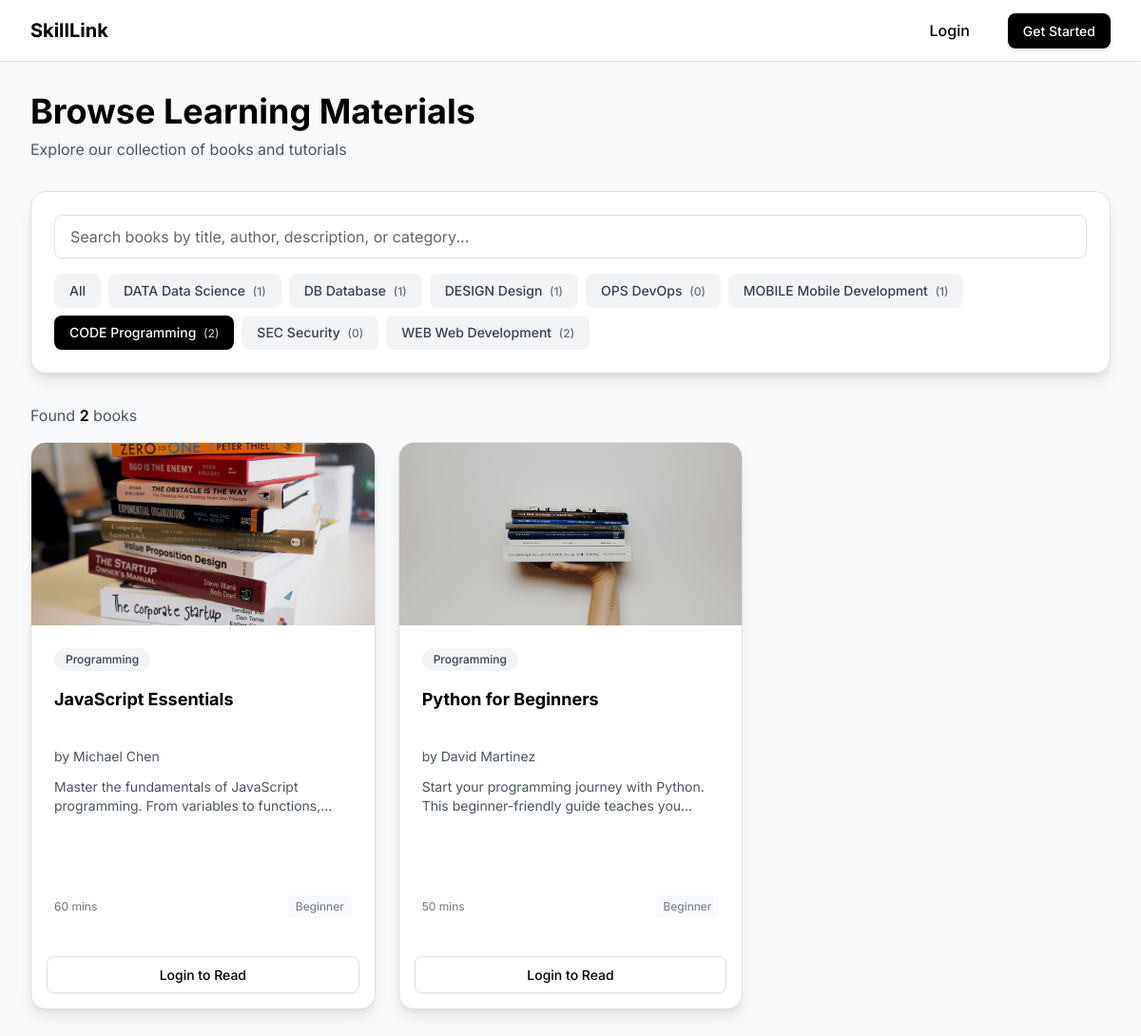
/books.php?category=2, run on the app's committed database.
### tables this page shows
CREATE TABLE IF NOT EXISTS categories (
    id INT AUTO_INCREMENT PRIMARY KEY,
    name VARCHAR(100) NOT NULL UNIQUE,
    slug VARCHAR(100) NOT NULL UNIQUE,
    description TEXT,
    icon VARCHAR(50) DEFAULT 'book',
    created_at TIMESTAMP DEFAULT CURRENT_TIMESTAMP,
    INDEX idx_slug (slug)
);

CREATE TABLE IF NOT EXISTS books (
    id INT AUTO_INCREMENT PRIMARY KEY,
    title VARCHAR(255) NOT NULL,
    description TEXT,
    content LONGTEXT,
    author VARCHAR(100),
    category_id INT,
    cover_image VARCHAR(255) DEFAULT NULL,
    difficulty_level ENUM('beginner', 'intermediate', 'advanced') DEFAULT 'beginner',
    estimated_duration INT DEFAULT 30 COMMENT 'Estimated reading time in minutes',
    is_featured BOOLEAN DEFAULT FALSE,
    views_count INT DEFAULT 0,
    created_at TIMESTAMP DEFAULT CURRENT_TIMESTAMP,
    updated_at TIMESTAMP DEFAULT CURRENT_TIMESTAMP ON UPDATE CURRENT_TIMESTAMP,
    FOREIGN KEY (category_id) REFERENCES categories(id) ON DELETE SET NULL,
    INDEX idx_category (category_id),
    INDEX idx_difficulty (difficulty_level),
    INDEX idx_featured (is_featured),
    INDEX idx_created (created_at)
);

### src/controllers/BookController.php (called while the page is built, shortened)
<?php
require_once __DIR__ . '/../models/Book.php';
require_once __DIR__ . '/../models/Category.php';
class BookController
{
    private $bookModel;
    private $categoryModel;
    public function __construct($pdo) {
        $this->bookModel = new Book($pdo);
        $this->categoryModel = new Category($pdo);
    }
    public function getAllBooks($categoryId = null, $limit = null, $offset = 0) {
        if ($categoryId) {
            return $this->bookModel->getByCategory($categoryId, $limit, $offset);
        }
        return $this->bookModel->getAll($limit, $offset);
    }
    public function getCategories() {
        return $this->categoryModel->getBooksCount();
    }
}

### src/models/Category.php (called while the page is built, shortened)
<?php
class Category
{
    private $pdo;
    public function __construct($pdo) {
        $this->pdo = $pdo;
    }
    public function getBooksCount($categoryId = null) {
        if ($categoryId) {
            $sql = "SELECT COUNT(*) as count FROM books WHERE category_id = :category_id";
            $stmt = $this->pdo->prepare($sql);
            $stmt->execute([':category_id' => $categoryId]);
            $result = $stmt->fetch();
            return $result['count'];
        } else {
            $sql = "SELECT c.id, c.name, c.slug, c.icon, COUNT(b.id) as books_count
                    FROM categories c
                    LEFT JOIN books b ON c.id = b.category_id
                    GROUP BY c.id
                    ORDER BY c.name ASC";
            $stmt = $this->pdo->query($sql);
            return $stmt->fetchAll();
        }
    }
}

### src/models/Book.php (called while the page is built, shortened)
<?php
class Book
{
    private $pdo;
    public function __construct($pdo) {
        $this->pdo = $pdo;
    }
    public function getByCategory($categoryId, $limit = null) {
        $sql = "SELECT b.*, c.name as category_name, c.slug as category_slug
                FROM books b
                LEFT JOIN categories c ON b.category_id = c.id
                WHERE b.category_id = :category_id
                ORDER BY b.created_at DESC";
        $stmt = $this->pdo->prepare($sql);
        $stmt->bindValue(':category_id', $categoryId, PDO::PARAM_INT);
        $stmt->execute();
        return $stmt->fetchAll();
    }
}

### public/books.php (the view, shortened to what this page needs)
<?php
require_once '../src/config/database.php';
require_once '../src/controllers/BookController.php';
require_once '../src/controllers/BookmarkController.php';
$bookController = new BookController($pdo);
$userId = isset($_SESSION['user_id']) ? $_SESSION['user_id'] : null;
$categoryId = isset($_GET['category']) ? intval($_GET['category']) : null;
$books = $bookController->getAllBooks($categoryId);
$categories = $bookController->getCategories();
$userProgressMap = [];
require_once '../src/includes/header.php';
?>
<link rel="stylesheet" href="assets/css/library.css">
<div class="min-h-screen bg-gray-50 py-8">
    <div class="container-custom">
        <div class="mb-8 animate-fade-in">
            <h1 class="text-4xl font-bold text-black mb-2">Browse Learning Materials</h1>
            <p class="text-gray-600">Explore our collection of books and tutorials</p>
        </div>
        <div class="mb-8 animate-slide-up" style="animation-delay: 100ms;">
            <div class="card p-6">
                <div class="space-y-4">
                    <div class="flex flex-col sm:flex-row gap-3">
                        <div class="relative flex-1 min-w-0">
                            <input
                                type="text"
                                id="searchInput"
                                placeholder="Search books by title, author, description, or category..."
                                class="form-input w-full"
                                autocomplete="off"
                            >
                        </div>
                    </div>
                    <div class="flex flex-wrap gap-2">
                        <button
                            data-category="all"
                            class="category-filter px-3 py-1.5 md:px-4 md:py-2 rounded-lg text-xs md:text-sm font-medium transition-colors whitespace-nowrap <?php echo !$categoryId ? 'bg-black text-white' : 'bg-gray-100 text-gray-700 hover:bg-gray-200'; ?>">
                            All
                        </button>
                        <?php foreach ($categories as $category): ?>
                            <button
                                data-category="<?php echo $category['id']; ?>"
                                class="category-filter px-3 py-1.5 md:px-4 md:py-2 rounded-lg text-xs md:text-sm font-medium transition-colors whitespace-nowrap <?php echo $categoryId == $category['id'] ? 'bg-black text-white' : 'bg-gray-100 text-gray-700 hover:bg-gray-200'; ?>">
                                <span class="hidden sm:inline"><?php echo htmlspecialchars($category['icon']); ?> </span><?php echo htmlspecialchars($category['name']); ?>
                                <span class="ml-1 text-xs opacity-75">(<?php echo $category['books_count']; ?>)</span>
                            </button>
                        <?php endforeach; ?>
                    </div>
                </div>
            </div>
        </div>
        <div id="resultsCount" class="mb-4 animate-fade-in" style="animation-delay: 150ms;">
            <p class="text-gray-600">
                Found <span id="bookCount" class="font-semibold text-black"><?php echo count($books); ?></span>
                <span id="bookLabel"><?php echo count($books) === 1 ? 'book' : 'books'; ?></span>
            </p>
        </div>
        <div id="booksGrid" class="library-grid-container">
            <?php foreach ($books as $index => $book): ?>
                <?php require '../src/includes/components/book-card-grid.php'; ?>
            <?php endforeach; ?>
        </div>
    </div>
</div>
<?php require_once '../src/includes/footer.php'; ?>

### src/includes/components/book-card-grid.php (shortened to what this page needs)
<?php
$hasProgress = isset($userProgressMap[$book['id']]);
$progress = $hasProgress ? $userProgressMap[$book['id']] : null;
?>
<div class="card card-hover book-card animate-slide-up view-transition overflow-hidden"
     data-book-id="<?php echo $book['id']; ?>"
     data-category-id="<?php echo $book['category_id'] ?? ''; ?>"
     data-title="<?php echo htmlspecialchars($book['title']); ?>"
     data-author="<?php echo htmlspecialchars($book['author'] ?? ''); ?>"
     data-description="<?php echo htmlspecialchars($book['description']); ?>"
     data-category="<?php echo htmlspecialchars($book['category_name'] ?? ''); ?>"
     style="animation-delay: <?php echo 200 + ($index * 50); ?>ms;">
    <?php
    if (!empty($book['cover_image']) && trim($book['cover_image']) !== '') {
        $coverImage = $book['cover_image'];
    } else {
        $placeholderNum = (($book['id'] - 1) % 4) + 1;
        $coverImage = 'placeholder-' . $placeholderNum . '.jpg';
    }
    ?>
    <div class="relative w-full h-48 bg-gray-100 overflow-hidden">
        <img
            src="assets/images/book-covers/<?php echo htmlspecialchars($coverImage); ?>"
            alt="<?php echo htmlspecialchars($book['title']); ?> cover"
            class="w-full h-full object-cover"
            onerror="this.src='assets/images/book-covers/placeholder-1.jpg'"
        >
    </div>
    <div class="p-6 relative">
        <div class="mb-3 flex items-start justify-between gap-2" style="min-height: 28px;">
            <div class="flex flex-wrap items-center gap-2">
                <?php if (!empty($book['category_name'])): ?>
                    <span class="book-category inline-block px-3 py-1 bg-gray-100 text-gray-700 text-xs font-medium rounded-full">
                        <?php echo htmlspecialchars($book['category_name']); ?>
                    </span>
                <?php endif; ?>
            </div>
        </div>
        <h3 class="book-title text-lg font-bold text-black mb-2 line-clamp-2" style="min-height: 3.5rem;">
            <?php echo htmlspecialchars($book['title']); ?>
        </h3>
        <div class="mb-3" style="min-height: 20px;">
            <?php if (!empty($book['author'])): ?>
                <p class="text-sm text-gray-600">
                    by <span class="book-author"><?php echo htmlspecialchars($book['author']); ?></span>
                </p>
            <?php endif; ?>
        </div>
        <p class="book-description text-gray-600 text-sm mb-4 line-clamp-2" style="min-height: 2.5rem;">
            <?php echo htmlspecialchars($book['description']); ?>
        </p>
        <?php if ($hasProgress && $progress['progress_percentage'] > 0): ?>
            <div class="mb-4">
                <div class="flex justify-between text-sm mb-1">
                    <span class="text-gray-600">Progress</span>
                    <span class="font-semibold text-black">
                        <?php echo round($progress['progress_percentage']); ?>%
                    </span>
                </div>
                <div class="w-full bg-gray-200 rounded-full h-2">
                    <div class="bg-black h-2 rounded-full transition-all"
                         style="width: <?php echo $progress['progress_percentage']; ?>%">
                    </div>
                </div>
            </div>
        <?php else: ?>
            <div class="mb-4" style="min-height: 52px;"></div>
        <?php endif; ?>
        <div class="flex items-center justify-between text-xs text-gray-500">
            <span class="flex items-center gap-1">
                <?php echo $book['estimated_duration']; ?> mins
            </span>
            <span class="book-difficulty capitalize px-2 py-1 bg-gray-50 rounded">
                <?php echo htmlspecialchars($book['difficulty_level']); ?>
            </span>
        </div>
    </div>
    <div class="p-4">
        <?php if ($userId): ?>
            <?php if ($hasProgress): ?>
                <a href="book.php?id=<?php echo $book['id']; ?>"
                   class="btn btn-primary btn-sm w-full">
                    Read
                </a>
            <?php else: ?>
                <a href="start-book.php?id=<?php echo $book['id']; ?>"
                   class="btn btn-primary btn-sm w-full">
                    Learn
                </a>
            <?php endif; ?>
        <?php else: ?>
            <a href="login.php"
               class="btn btn-secondary btn-sm w-full">
                Login to Read
            </a>
        <?php endif; ?>
    </div>
</div>

### data on the page
categories: icon "DATA", name "Data Science", books_count "1"
categories: icon "DB", name "Database", books_count "1"
categories: icon "DESIGN", name "Design", books_count "1"
categories: icon "OPS", name "DevOps", books_count "0"
categories: icon "MOBILE", name "Mobile Development", books_count "1"
categories: icon "CODE", name "Programming", books_count "2"
categories: icon "SEC", name "Security", books_count "0"
categories: icon "WEB", name "Web Development", books_count "2"
books: shows a picture, category.name "Programming", title "JavaScript Essentials", author "Michael Chen", description "Master the fundamentals of JavaScript programming. From variables to…", estimated_duration "60", difficulty_level "Beginner"
books: shows a picture, category.name "Programming", title "Python for Beginners", author "David Martinez", description "Start your programming journey with Python. This beginner-friendly guide teaches…", estimated_duration "50", difficulty_level "Beginner"

### other printed values
count($books) "2"
